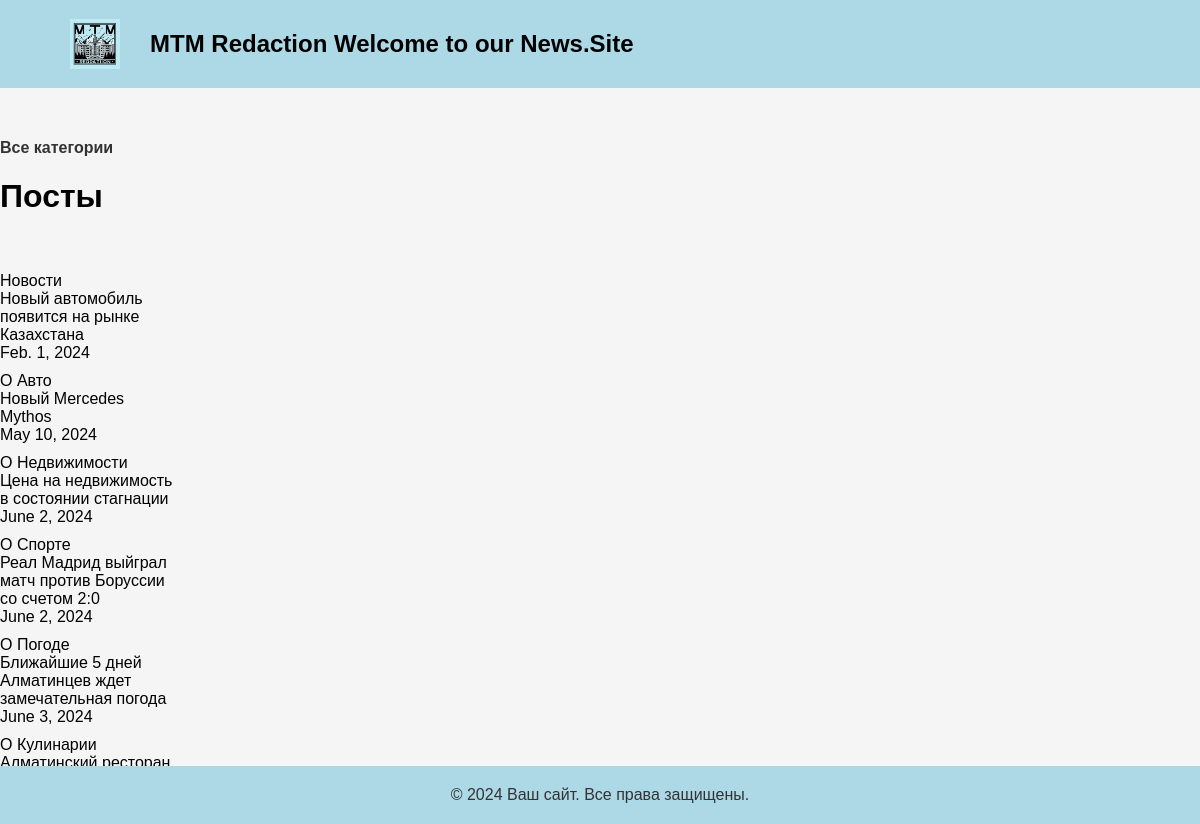
Page /news/ on the committed database.
### myapp/models.py (models this page shows, shortened)
class Posts(models.Model):
    title=models.CharField(max_length=255)
    content=models.CharField(max_length=110)
    is_published=models.BooleanField(blank=True,default=True)
    photo=models.ImageField('photo=photo/%Y/%n/%d/')
    time=models.DateField()
    time_create=models.DateTimeField(auto_now_add=True)
    time_update=models.DateTimeField(auto_now_add=True)
    categoria=models.ForeignKey(Category, on_delete=models.PROTECT, null=True)
    class meta:
        verbose_name="Пост"
        verbose_name_plural="Посты"

### myapp/views.py (the view)
# urls.py: path('news/', views.news, name='news'),
def news(request):
    posts=Posts.objects.all()
    return render(request,'news.html',{'posts':posts})

### myapp/templates/news.html (shortened to what this page needs)
{% extends "home.html" %}
{% load static %}
{% block new %}
<link rel="stylesheet" href="{% static 'css/news.css' %}">
    <h1>Посты</h1>
    <ul>
        {% for i in posts %}
            <li>{{i.title}} <br> {{i.content}} <br> {{i.time}} </li>
        {% endfor %}
    </ul>
{% endblock new %}

### myapp/static/css/home.css (style rules this page uses)
ul { list-style-type: none; padding: 0; width:15%; }
ul li { margin: 10px 0; }

### myapp/static/css/news.css (style rules this page uses)
body { font-family: Arial, sans-serif; margin: 0; padding: 0; background-color: #f5f5f5; }
ul { border-radius: 10px; padding-top: 25px; }

### rows in the picture
Posts: title "Новости", content "Новый автомобиль появится на рынке Казахстана", time "Feb. 1, 2024"
Posts: title "О Авто", content "Новый Mercedes Mythos", time "May 10, 2024"
Posts: title "О Недвижимости", content "Цена на недвижимость в состоянии стагнации", time "June 2, 2024"
Posts: title "О Спорте", content "Реал Мадрид выйграл матч против Боруссии со счетом 2:0", time "June 2, 2024"
Posts: title "О Погоде", content "Ближайшие 5 дней Алматинцев ждет замечательная погода", time "June 3, 2024"
Posts: title "О Кулинарии", content "Алматинский ресторан…"
